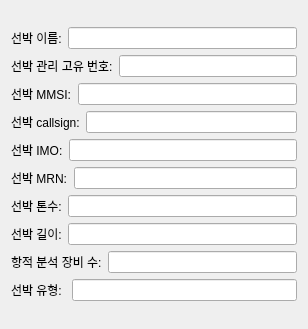
                  <widget class="QWidget" name="DE_Vessel_Info__scrollAreaWidgetContents_1">
                   <property name="geometry">
                    <rect>
                     <x>0</x>
                     <y>-134</y>
                     <width>308</width>
                     <height>329</height>
                    </rect>
                   </property>
                   <layout class="QGridLayout" name="gridLayout_20">
                    <item row="0" column="0">
                     <layout class="QVBoxLayout" name="DE_Vessel_Info__verticalLayout_1">
                      <item>
                       <layout class="QHBoxLayout" name="DE_Veseel_Info_vessel_name__horizontalLayout_1">
                        <item>
                         <widget class="QLabel" name="DE_Vessel_Info_vessel_name__label_1">
                          <property name="text">
                           <string>선박 이름:</string>
                          </property>
                         </widget>
                        </item>
                        <item>
                         <widget class="QLineEdit" name="DE_Vessel_Info_vessel_name__lineEdit_1"/>
                        </item>
                       </layout>
                      </item>
                      <item>
                       <layout class="QHBoxLayout" name="DE_Vessel_Info_vessel_management_id__horizontalLayout_1">
                        <item>
                         <widget class="QLabel" name="DE_Vessel_Info_vessel_management_id__label_1">
                          <property name="text">
                           <string>선박 관리 고유 번호:</string>
                          </property>
                         </widget>
                        </item>
                        <item>
                         <widget class="QLineEdit" name="DE_Vessel_Info_vessel_management_id__lineEdit_1"/>
                        </item>
                       </layout>
                      </item>
                      <item>
                       <layout class="QHBoxLayout" name="DE_Vessel_Info_vessel_MMSI__horizontalLayout_1">
                        <item>
                         <widget class="QLabel" name="DE_Vessel_Info_vessel_MMSI__label_1">
                          <property name="text">
                           <string>선박 MMSI:</string>
                          </property>
                         </widget>
                        </item>
                        <item>
                         <widget class="QLineEdit" name="DE_Vessel_Info_vessel_MMSI__lineEdit_1"/>
                        </item>
                       </layout>
                      </item>
                      <item>
                       <layout class="QHBoxLayout" name="DE_Vessel_Info_vessel_callsign__horizontalLayout_1">
                        <item>
                         <widget class="QLabel" name="DE_Vessel_Info_vessel_callsign__label_1">
                          <property name="text">
                           <string>선박 callsign:</string>
                          </property>
                         </widget>
                        </item>
                        <item>
                         <widget class="QLineEdit" name="DE_Vessel_Info_vessel_callsign__lineEdit_1"/>
                        </item>
                       </layout>
                      </item>
                      <item>
                       <layout class="QHBoxLayout" name="DE_Vessel_Info_vessel_IMO__horizontalLayout_1">
                        <item>
                         <widget class="QLabel" name="DE_Vessel_Info_vessel_IMO__label_1">
                          <property name="text">
                           <string>선박 IMO:</string>
                          </property>
                         </widget>
                        </item>
                        <item>
                         <widget class="QLineEdit" name="DE_Vessel_Info_vessel_IMO__lineEdit_1">
                          <property name="placeholderText">
                           <string/>
                          </property>
                         </widget>
                        </item>
                       </layout>
                      </item>
                      <item>
                       <layout class="QHBoxLayout" name="DE_Vessel_Info_vessel_MRN__horizontalLayout_1">
                        <item>
                         <widget class="QLabel" name="DE_Vessel_Info_vessel_MRN__label_1">
                          <property name="text">
                           <string>선박 MRN:</string>
                          </property>
                         </widget>
                        </item>
                        <item>
                         <widget class="QLineEdit" name="DE_Vessel_Info_vessel_MRN__lineEdit_1"/>
                        </item>
                       </layout>
                      </item>
                      <item>
                       <layout class="QHBoxLayout" name="DE_Vessel_Info_vessel_tonnage__horizontalLayout_1">
                        <item>
                         <widget class="QLabel" name="DE_Vessel_Info_vessel_tonnage__label_1">
                          <property name="text">
                           <string>선박 톤수:</string>
                          </property>
                         </widget>
                        </item>
                        <item>
                         <widget class="QLineEdit" name="DE_Vessel_Info_vessel_tonnage__lineEdit_1"/>
                        </item>
                       </layout>
                      </item>
                      <item>
                       <layout class="QHBoxLayout" name="DE_Vessel_Info_vessel_length__horizontalLayout_1">
                        <item>
                         <widget class="QLabel" name="DE_Vessel_Info_vessel_length__label_1">
                          <property name="text">
                           <string>선박 길이:</string>
                          </property>
                         </widget>
                        </item>
                        <item>
                         <widget class="QLineEdit" name="DE_Vessel_Info_vessel_length__lineEdit_1"/>
                        </item>
                       </layout>
                      </item>
                      <item>
                       <layout class="QHBoxLayout" name="DE_Vessel_Info_vessel_total_number_of_equipmentwith_track__horizontalLayout_1">
                        <item>
                         <widget class="QLabel" name="DE_Vessel_Info_vessel_total_number_of_equipmentwith_track__label_1">
                          <property name="text">
                           <string>항적 분석 장비 수:</string>
                          </property>
                         </widget>
                        </item>
                        <item>
                         <widget class="QLineEdit" name="DE_Vessel_Info_vessel_total_number_of_equipmentwith_track__lineEdit_1"/>
                        </item>
                       </layout>
                      </item>
                      <item>
                       <layout class="QHBoxLayout" name="DE_Vessel_Type__horizontalLayout_1">
                        <item>
                         <widget class="QLabel" name="DE_Vessel_Type__label_1">
                          <property name="text">
                           <string>선박 유형: </string>
                          </property>
                         </widget>
                        </item>
                        <item>
                         <widget class="QLineEdit" name="DE_Vessel_Type__lineEdit_1"/>
                        </item>
                       </layout>
                      </item>
                     </layout>
                    </item>
                   </layout>
                  </widget>
